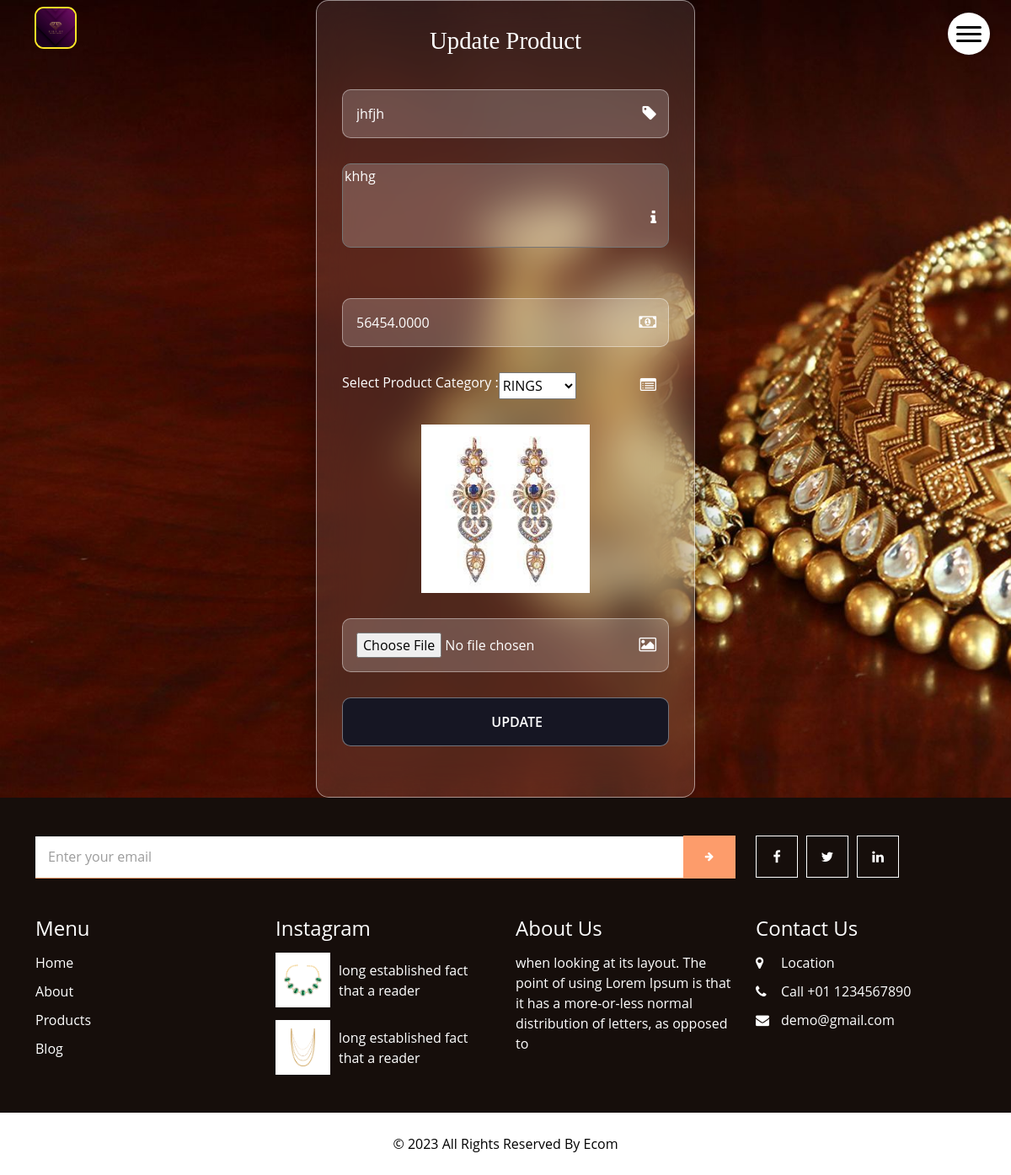
The app's page /shop/edit/37 with its own data.
### shop/models.py (models this page shows)
class productmodel(models.Model):
    Title= models.CharField(max_length=225,name='TITLE',null=False)
    Description=models.TextField(max_length=500,name='DESCRIPTION',null=True)
    Price=models.DecimalField(name="PRICE",null=False,decimal_places=4,max_digits=25)
    Rating=models.IntegerField(name='RATINGS',default=1)
    imagepath=models.ImageField(name="IMAGE",upload_to='product_images/', null=True)
    Product_Category=models.CharField(name="PRODUCT_CATEGORY",max_length=500, null=True)

### shop/views.py (the view)
# urls.py: path('edit/<pk>',editproduct,name="edit"),
def editproduct(request,pk):
    obj = productmodel.objects.get(id=pk)
    if request.POST:
        insc= productform(data=request.POST,files=request.FILES,instance=obj)
        if insc.is_valid:
            insc.save()
            return redirect('shop')
    else:
        insc=productform(instance=obj)
    return render(request,"edit.html",{"form":insc})

### shop/forms.py
class productform(forms.ModelForm):
    CATEGORY_CHOICES = [
        ('RING', 'RINGS'),
        ('CHAIN', 'CHAINS'),
        ('BANGLE', 'BANGLES'),
    ]
    PRODUCT_CATEGORY = forms.ChoiceField(label='Select Product Category', choices=CATEGORY_CHOICES)
    DESCRIPTION = forms.CharField(widget=forms.Textarea(attrs={'placeholder': 'DESCRIPTION',"class":'input-box','style':'position: relative; width: 500px; height: 100px; color:white; background-color: rgba(255, 255, 255, 0.2);border-radius: 10px;; resize: none;'}))
    TITLE = forms.CharField(widget=forms.TextInput(attrs={'placeholder': 'TITLE'}))
    PRICE = forms.DecimalField(widget=forms.NumberInput(attrs={'placeholder': 'PRICE'}))
    class Meta:
        model=productmodel
        fields=['TITLE','DESCRIPTION','PRICE','IMAGE', 'PRODUCT_CATEGORY']

### templates/edit.html (shortened to what this page needs)
{%extends 'base.html'%}
{%block content%}
    <div class="kgacontainer">
        <div class="login">
          <h1>Update Product</h1>
          <form  method="post" enctype="multipart/form-data">
            <div class="input-box">
              {{form.TITLE}}
              <i class="fa fa-tag"></i>
            </div>
            <div class="input-box">
                {{form.DESCRIPTION}}
                <i class="fa fa-info"></i>
              </div>
              <div class="input-box">
                {{form.PRICE}}
                <i class="fa fa-money"></i>
              </div>
              <div  class="input-box">
                <label style="color: rgb(255, 255, 255);">Select Product Category : </label>
                    {{form.PRODUCT_CATEGORY }}
                <i class="fa fa-list-alt"></i>
            </div>
              <div style="text-align: center; padding-bottom: 30px;">
               <img src=" {{form.instance.IMAGE.url}}" style="width: auto;height: 200px;">
              </div>
           <div class="input-box">
            <input type="file" name="IMAGE" accept="image/*" id="isd_IMAGE">
            <i class="fa fa-image"></i>
          </div>
        <button type="submit">UPDATE</button>
      </form>
    </div>
  </div>
{%endblock%}

### static/css/style.css (style rules this page uses)
body { font-family: "Poppins", sans-serif; color: #020202; background-color: #fffdfd; overflow-x: hidden; }
h1, h2 { font-family: 'Playfair Display', serif; }

### static/css/create.css (style rules this page uses)
body { min-height: 100vh; box-sizing: border-box; font-family: "Open Sans"; }
.kgacontainer { position: sticky; min-height: 100vh; background-image: url('/static/images/createbg.jpg'); background-repeat: no-repeat; background-size: cover; overflow: hidden; display: grid; place-items: center; }
.kgacontainer::before { content: ""; position: absolute; width: 400px; height: 400px; border-radius: 50%; transform: translate(-250px,-100px); }
.kgacontainer::after { position: absolute; width: 250px; height: 250px; border-radius: 50%; background: linear-gradient(#d35400,#e67e22); transform: translate(250px,100px); }
.login { width: 450px; padding: 30px; background-color: rgba(255, 255, 255, 0.1); border: 1px solid rgba(255, 255, 255, 0.5); border-radius: 15px; backdrop-filter: blur(25px); box-shadow: 10px 10px 40px rgba(0, 0, 0, 0.2), -10px -10px 40px rgba(0, 0, 0, 0.2); }
.login h1 { font-size: 1.8rem; color: #fff; margin-bottom: 40px; margin-top: 0; text-align: center; }
.login form { width: 100%; height: 100%; outline: none; border: none; }
.login form .input-box { width: 100%; position: relative; margin-bottom: 30px; display: flex; }
.login form .input-box input { width: 100%; border: none; padding: 1rem 2.7rem 1rem 1rem; border-radius: 10px; color: #fff; background-color: rgba(255, 255, 255, 0.2); border: 1px solid rgba(255, 255, 255, 0.4); }
.login form .input-box input::placeholder { color: #fff; font-size: 0.8rem; transition: 0.5s ease; }
.login form .input-box i { position: absolute; top: 50%; right: 15px; transform: translateY(-50%); color: #fff; font-size: 1.2rem; }
.login form button { width: 100%; border: none; padding: 1rem 1rem 1rem 2.7rem; border-radius: 10px; color: #fff; margin-bottom: 30px; background-color: #161623; border: 1px solid rgba(255, 255, 255, 0.4); transition: 0.5s ease; cursor: pointer; font-weight: 600; }

### records on screen
productmodel: TITLE "jhfjh", DESCRIPTION "khhg", PRICE "56454.0000", PRODUCT_CATEGORY "RINGS", instance.IMAGE (picture)
